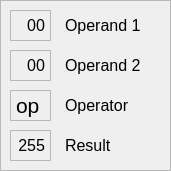
     <widget class="QFrame" name="alu_frame">
      <property name="geometry">
       <rect>
        <x>490</x>
        <y>30</y>
        <width>171</width>
        <height>171</height>
       </rect>
      </property>
      <property name="frameShape">
       <enum>QFrame::StyledPanel</enum>
      </property>
      <property name="frameShadow">
       <enum>QFrame::Plain</enum>
      </property>
      <widget class="QLabel" name="alu_operator">
       <property name="geometry">
        <rect>
         <x>10</x>
         <y>90</y>
         <width>41</width>
         <height>31</height>
        </rect>
       </property>
       <property name="font">
        <font>
         <pointsize>16</pointsize>
        </font>
       </property>
       <property name="frameShape">
        <enum>QFrame::StyledPanel</enum>
       </property>
       <property name="frameShadow">
        <enum>QFrame::Sunken</enum>
       </property>
       <property name="text">
        <string>op</string>
       </property>
      </widget>
      <widget class="QLabel" name="alu_op1">
       <property name="geometry">
        <rect>
         <x>10</x>
         <y>10</y>
         <width>41</width>
         <height>31</height>
        </rect>
       </property>
       <property name="font">
        <font>
         <pointsize>12</pointsize>
        </font>
       </property>
       <property name="frameShape">
        <enum>QFrame::StyledPanel</enum>
       </property>
       <property name="frameShadow">
        <enum>QFrame::Sunken</enum>
       </property>
       <property name="text">
        <string>00</string>
       </property>
       <property name="alignment">
        <set>Qt::AlignRight|Qt::AlignTrailing|Qt::AlignVCenter</set>
       </property>
       <property name="indent">
        <number>5</number>
       </property>
      </widget>
      <widget class="QLabel" name="alu_op2">
       <property name="geometry">
        <rect>
         <x>10</x>
         <y>50</y>
         <width>41</width>
         <height>31</height>
        </rect>
       </property>
       <property name="font">
        <font>
         <pointsize>12</pointsize>
        </font>
       </property>
       <property name="frameShape">
        <enum>QFrame::StyledPanel</enum>
       </property>
       <property name="frameShadow">
        <enum>QFrame::Sunken</enum>
       </property>
       <property name="text">
        <string>00</string>
       </property>
       <property name="alignment">
        <set>Qt::AlignRight|Qt::AlignTrailing|Qt::AlignVCenter</set>
       </property>
       <property name="indent">
        <number>5</number>
       </property>
      </widget>
      <widget class="QLabel" name="alu_res">
       <property name="geometry">
        <rect>
         <x>10</x>
         <y>130</y>
         <width>41</width>
         <height>31</height>
        </rect>
       </property>
       <property name="font">
        <font>
         <pointsize>12</pointsize>
        </font>
       </property>
       <property name="frameShape">
        <enum>QFrame::StyledPanel</enum>
       </property>
       <property name="frameShadow">
        <enum>QFrame::Sunken</enum>
       </property>
       <property name="text">
        <string>255</string>
       </property>
       <property name="alignment">
        <set>Qt::AlignRight|Qt::AlignTrailing|Qt::AlignVCenter</set>
       </property>
       <property name="indent">
        <number>5</number>
       </property>
      </widget>
      <widget class="QLabel" name="alu_op1_label">
       <property name="geometry">
        <rect>
         <x>60</x>
         <y>10</y>
         <width>91</width>
         <height>31</height>
        </rect>
       </property>
       <property name="font">
        <font>
         <pointsize>12</pointsize>
        </font>
       </property>
       <property name="text">
        <string>Operand 1</string>
       </property>
       <property name="indent">
        <number>5</number>
       </property>
      </widget>
      <widget class="QLabel" name="alu_op2_label">
       <property name="geometry">
        <rect>
         <x>60</x>
         <y>50</y>
         <width>91</width>
         <height>31</height>
        </rect>
       </property>
       <property name="font">
        <font>
         <pointsize>12</pointsize>
        </font>
       </property>
       <property name="text">
        <string>Operand 2</string>
       </property>
       <property name="indent">
        <number>5</number>
       </property>
      </widget>
      <widget class="QLabel" name="alu_res_label">
       <property name="geometry">
        <rect>
         <x>60</x>
         <y>130</y>
         <width>51</width>
         <height>31</height>
        </rect>
       </property>
       <property name="font">
        <font>
         <pointsize>12</pointsize>
        </font>
       </property>
       <property name="text">
        <string>Result</string>
       </property>
       <property name="indent">
        <number>5</number>
       </property>
      </widget>
      <widget class="QLabel" name="alu_op2_label_2">
       <property name="geometry">
        <rect>
         <x>60</x>
         <y>90</y>
         <width>91</width>
         <height>31</height>
        </rect>
       </property>
       <property name="font">
        <font>
         <pointsize>12</pointsize>
        </font>
       </property>
       <property name="text">
        <string>Operator</string>
       </property>
       <property name="indent">
        <number>5</number>
       </property>
      </widget>
     </widget>
